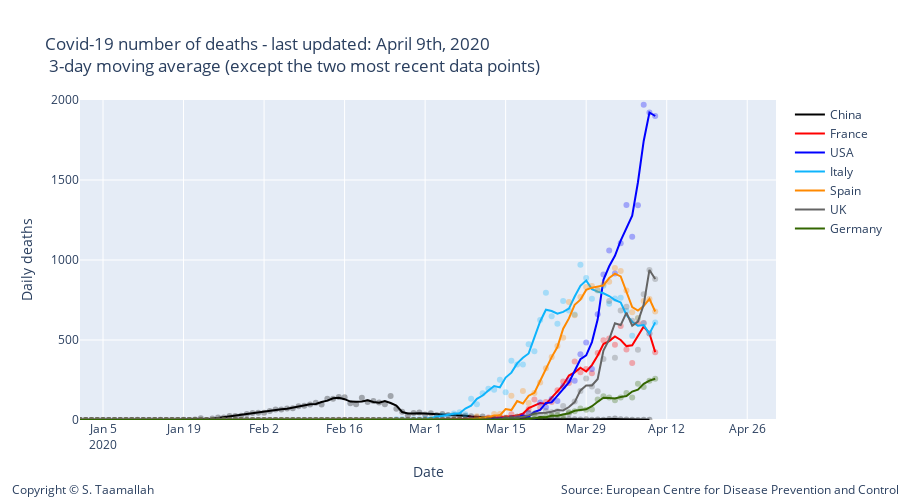

The notebook cell this image was saved under:
### Code cell
degree = 1
#smooth_italy = smoothTriangle(df_italy['deaths'],degree)

smooth_china = smoothTriangle(df_china['deaths'], degree)
smooth_france = smoothTriangle(df_france['deaths'], degree)
smooth_italy = smoothTriangle(df_italy['deaths'],degree)
smooth_usa = smoothTriangle(df_usa['deaths'],degree)
smooth_uk = smoothTriangle(df_uk['deaths'],degree)
smooth_germany = smoothTriangle(df_germany['deaths'],degree)
smooth_spain = smoothTriangle(df_spain['deaths'],degree)
smooth_korea = smoothTriangle(df_korea['deaths'],degree)
smooth_netherlandss = smoothTriangle(df_netherlands['deaths'],degree)

smooth_china = smooth_3day(df_china['deaths'])
smooth_france = smooth_3day(df_france['deaths'])
smooth_italy = smooth_3day(df_italy['deaths'])
smooth_usa = smooth_3day(df_usa['deaths'])
smooth_uk = smooth_3day(df_uk['deaths'])
smooth_germany = smooth_3day(df_germany['deaths'])
smooth_spain = smooth_3day(df_spain['deaths'])
smooth_korea = smooth_3day(df_korea['deaths'])
smooth_netherlandss = smooth_3day(df_netherlands['deaths'])



# Add traces
trace1 = go.Scatter(
        x=df_china.index, 
        y=df_china['deaths'],
        mode='markers',
        name='China daily cases',
        line_color='rgba(0, 0, 0, .3)',
        showlegend=False,
)

trace11 = go.Scatter(
        x=df_china.index, 
        y=smooth_china,
        mode='lines',
        name='China',
        line_color='rgba(0, 0, 0, 1)',
)


trace2 = go.Scatter(
        x=df_france.index, 
        y=df_france['deaths'],
        mode='markers',
        name='France',
        line_color='rgba(256, 0, 0, .3)',
        showlegend=False,
)

trace22 = go.Scatter(
        x=df_france.index, 
        y=smooth_france,
        mode='lines',
        name='France',
        line_color='rgba(256, 0, 0, 1)',
)


trace3 = go.Scatter(
        x=df_usa.index, 
        y=df_usa['deaths'],
        mode='markers',
        name='USA',
        line_color='rgba(0, 0, 255, .3)',
    showlegend=False,
)

trace33 = go.Scatter(
        x=df_usa.index, 
        y=smooth_usa,
        mode='lines',
        name='USA',
        line_color='rgba(0, 0, 255, 1)',
)

trace4 = go.Scatter(
        x=df_italy.index, 
        y=df_italy['deaths'],
        mode='markers',
        name='Italy',
        line_color='rgba(14, 180, 252, .3)',
    showlegend=False,
)

trace44 = go.Scatter(
        x=df_italy.index, 
        y=smooth_italy,
        mode='lines',
        name='Italy',
        line_color='rgba(14, 180, 252, 1)',
)

trace5 = go.Scatter(
        x=df_spain.index, 
        y=df_spain['deaths'],
        mode='markers',
        name='Spain',
        line_color='rgba(255, 137, 0, .3)',
    showlegend=False,
)

trace55 = go.Scatter(
        x=df_spain.index, 
        y=smooth_spain,
        mode='lines',
        name='Spain',
        line_color='rgba(256, 137, 0, 1)',
)


trace6 = go.Scatter(
        x=df_uk.index, 
        y=df_uk['deaths'],
        mode='markers',
        name='UK',
        line_color='rgba(100, 100, 100, .3)',
    showlegend=False
)

trace66 = go.Scatter(
        x=df_uk.index, 
        y=smooth_uk,
        mode='lines',
        name='UK',
        line_color='rgba(100, 100, 100, 1)',
)

trace7 = go.Scatter(
        x=df_germany.index, 
        y=df_germany['deaths'],
        mode='markers',
        name='Germany',
        line_color='rgba(51, 102, 0, .3)',
    showlegend=False,
)

trace77 = go.Scatter(
        x=df_germany.index, 
        y=smooth_germany,
        mode='lines',
        name='Germany',
        line_color='rgba(51, 102, 0, 1)',
)


data = [trace1,trace11, trace2, trace22, trace3, trace33, trace4, trace44, trace5, trace55, trace6, trace66, trace7, trace77]

layout = go.Layout(
    title="Covid-19 number of deaths - last updated: April 9th, 2020 <br> 3-day moving average (except the two most recent data points)",
    width=900,
    height=500,
    
    # Top left
    xaxis=dict(
        title='Date',
        range=['2020-01-01', '2020-05-01'],
    ),
    yaxis=dict(
        title='Daily deaths',
        #type='log',
        range=[0,2000],
        anchor='x'
    ),
    
      annotations=[
        dict(
            x=1.18,
            y=-0.25,
            showarrow=False,
            text='Source: European Centre for Disease Prevention and Control',
            xref='paper',
            yref='paper'
        ),
        
        dict(
            x=-0.1,
            y=-0.25,
            showarrow=False,
            text='Copyright © S. Taamallah ',
            xref='paper',
            yref='paper'
        )
    ],
    
)

fig = go.Figure(data=data, layout=layout)

fig.show()

from plotly.offline import plot
plot(fig, filename="STaamallah_covid19_analysis_chart_1_20200409.html", auto_open = False)
